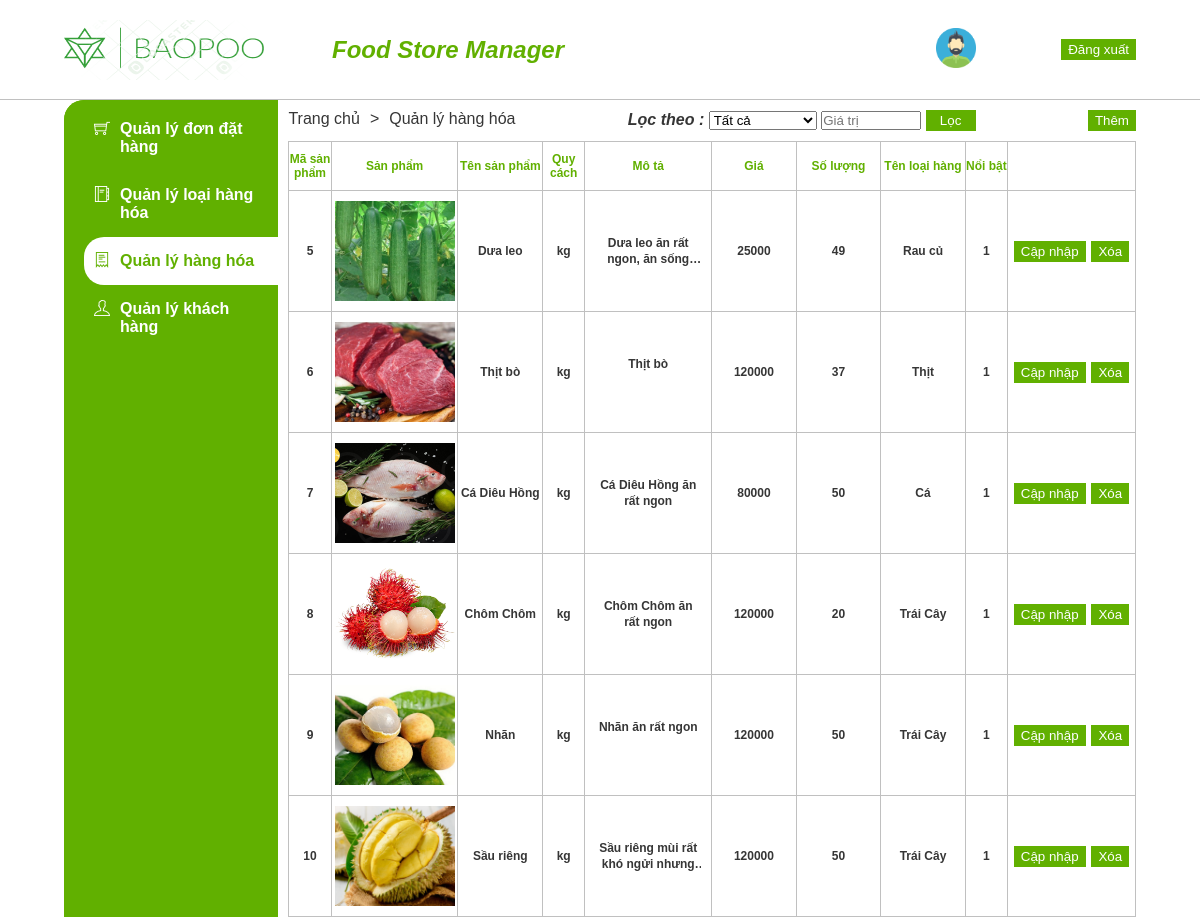
The page /admin/quanlyhanghoa.php (signed in) on the database its author committed.
### tables this page shows
CREATE TABLE `hanghoa` (
  `mshh` int(11) NOT NULL,
  `tenhh` varchar(100) NOT NULL,
  `quycach` varchar(10) NOT NULL,
  `mota` varchar(5000) NOT NULL,
  `gia` int(11) NOT NULL,
  `soluonghang` int(11) NOT NULL,
  `maloaihang` int(11) NOT NULL,
  `hot` bit(1) NOT NULL
);

CREATE TABLE `hinhhanghoa` (
  `mahinh` int(11) NOT NULL,
  `tenhinh` varchar(500) NOT NULL,
  `mshh` int(11) NOT NULL
);

CREATE TABLE `loaihanghoa` (
  `maloaihang` int(11) NOT NULL,
  `tenloaihang` varchar(30) NOT NULL
);

### admin/api/dataprocessing.php (called while the page is built, shortened)
<?php
function executeResult($sql) {
    $conn = mysqli_connect(HOST, USERNAME, PASSWORD, DATABASE);
    $result = mysqli_query($conn, $sql);
    $data = [];
    if($result != null){
        while($row = mysqli_fetch_array($result, 1)) {
            $data[] = $row;
        }
    }
    return $data;
}
function executeSingleResult($sql) {
	$con = mysqli_connect(HOST, USERNAME, PASSWORD, DATABASE);
	$result = mysqli_query($con, $sql);
    if($result != null){
	$row    = mysqli_fetch_array($result, 1);
	return $row;
    }
}

### admin/quanlyhanghoa.php (the view, shortened to what this page needs)
<?php
    require_once('api/dataprocessing.php');
?>
<!DOCTYPE html>
<html lang="en">
<head>
    <link rel="stylesheet" href="./admin.css">
    <link rel="stylesheet" href="./fonts/themify-icons-font/themify-icons/themify-icons.css">
    <link rel="stylesheet" href="https://maxst.icons8.com/vue-static/landings/line-awesome/line-awesome/1.3.0/css/line-awesome.min.css">
    <link rel="stylesheet" href="https://cdnjs.cloudflare.com/ajax/libs/font-awesome/5.15.1/css/all.min.css" />
</head>
<body>
    <div class="main">
        <?php include('nav.php'); ?>
        <div class="container">
            <div class="container-menu">
                <ul class="catalogy">
                    <li>
                        <a href="index.php" class="active" >
                            <i class="ti-shopping-cart"></i>
                            <p>Quản lý đơn đặt hàng</p>
                        </a>
                    </li>
                    <li>
                        <a href="quanlylhh.php" class="active" >
                            <i class="ti-agenda"></i>
                            <p>Quản lý loại hàng hóa</p>
                        </a>
                    </li>
                    <li>
                        <a href="quanlyhanghoa.php" class="active" style="color: var(--main-color); background-color:#fff;">
                            <i class="ti-receipt"></i>
                            <p>Quản lý hàng hóa</p>
                        </a>
                    </li>
                    <li>
                        <a href="quanlykhachhang.php" class="active">
                            <i class="ti-user"></i>
                            <p>Quản lý khách hàng</p>
                        </a>
                    </li>
                </ul>
            </div>
            <div class="container-main">
                <div class="container-operation">
                    <div class="container-link">
                        <a href="">Trang chủ</a>
                        <i>></i>
                        <p>Quản lý hàng hóa</p>
                    </div>
                    <div class="container-loc">
                        <form action="" method="post" autocomplete="off">
                            <i>Lọc theo : </i>
                            <select id="label" placeholder="Tất cả" name="mucluc">
                                    <option value="Tất cả">Tất cả</option>
                            </select>
                            <input type="input" list="giatri" placeholder="Giá trị" name="giatri">
                            <input type="submit" placeholder="Tất cả" class="inputsubmit"name="loc" value="Lọc">
                        </form>
                    </div>
                    <div class="container-addnew">
                        <a href="themhanghoa.php"><input type="submit" value="Thêm" class="inputsubmit"></a>
                    </div>
                </div>
                <div class="container-product">
                    <div class="container-order-title">
                        <div class="container-product-code">
                            Mã sản phẩm
                        </div>
                        <div class="container-product-imgs">
                            Sản phẩm
                        </div>
                        <div class="container-product-name">
                            Tên sản phẩm
                        </div>
                        <div class="container-product-quycach">
                            Quy cách
                        </div>
                        <div class="container-product-mota">
                            Mô tả
                        </div>
                        <div class="container-product-price">
                            Giá
                        </div>
                        <div class="container-product-soluong">
                            Số lượng
                        </div>
                        <div class="container-product-tenloai">
                            Tên loại hàng
                        </div>
                        <div class="container-product-hot">
                            Nổi bật
                        </div>
                        <div class="container-product-button">
                        </div>
                    </div>
                <?php
                        if(isset($_POST['loc']) && ($_POST['loc'])){
                            $mucluc = $_POST['mucluc'];
                            $giatri = $_POST['giatri'];
                            if($mucluc == 'Tất cả' || $mucluc == ''){
                                $sql = 'select * from hanghoa order by mshh ';
                            }
                            else if($mucluc == 'hot'){
                                $sql = 'select * from hanghoa where '.$mucluc.' = '.$giatri.' order by mshh ';
                            }
                            else if($mucluc == 'tenloaihang'){
                                $sql = 'select * from hanghoa h join loaihanghoa lh on h.maloaihang = lh.maloaihang where '.$mucluc.' like  \'%'.$giatri.'%\' order by mshh ';
                            }
                            else{
                                $sql = 'select * from hanghoa where '.$mucluc.' like  \'%'.$giatri.'%\' order by mshh ';
                            }
                        }
                        else {
                            $sql = 'select * from hanghoa order by mshh ';
                        }
                        $result = executeResult($sql);
                        foreach ($result as $row){
                            $kq = executeSingleResult('select * from hanghoa h join loaihanghoa lh on h.maloaihang=lh.maloaihang join hinhhanghoa hh on hh.mshh = h.mshh where h.mshh = '.$row['mshh'].' limit 1');
                            echo '
                            <div class="container-product-items">
                                <div class="container-product-code">
                                    '.$row['mshh'].'
                                </div>
                                <div class="container-product-imgs">
                                    <div class="container-product-imgs-item" style="background-image: url(../anhsanpham/'.$kq['tenhinh'].');"></div>
                                </div>
                                <div class="container-product-name">
                                '.$kq['tenhh'].'
                                </div>
                                <div class="container-product-quycach">
                                '.$kq['quycach'].'
                                </div>
                                <div class="container-product-mota">
                                    <div class="product-desr">
                                        <p>'.$kq['mota'].'</p>
                                    </div>
                                </div>
                                <div class="container-product-price">
                                '.$kq['gia'].'
                                </div>
                                <div class="container-product-soluong">
                                '.$kq['soluonghang'].'
                                </div>
                                <div class="container-product-tenloai">
                                '.$kq['tenloaihang'].'
                                </div>
                                <div class="container-product-hot">
                                '.$kq['hot'].'
                                </div>
                                <div class="container-product-button">
                                    <a href="capnhathanghoa.php?mshh='.$row['mshh'].'"><input type="submit" name="capnhatdh" class="inputsubmit" value="Cập nhập"></a>
                                    <a href="quanlyhanghoa.php?xoamshh='.$row['mshh'].'"><input type="submit" name="capnhatdh" class="inputsubmit" value="Xóa"></a>
                                </div>
                            </div>
                            ';
                        }
                ?>
                </div>
            </div>
        </div>
    </div>
</body>
</html>

### admin/admin.css (style rules this page uses)
* { padding: 0; margin: 0; box-sizing: border-box; list-style: none; }
body { background-color: #fff; }
body a { text-decoration: none; color: #363636; }
html { font-size: 16px; font-family: Arial, Helvetica, sans-serif; color: #363636; font-weight: 600; }
:root { --main-color: #61B000; --phu-color: #fe9705; }
.container { display: flex; margin: 0 64px; height: 100%; }
.container-menu { width:20%; min-height: 84vh; border-radius: 20px 0 0 0; background-color:var(--main-color); }
.catalogy { padding: 5px 0; border-radius: 20px 0 0 0; background-color:var(--main-color); }
.container-main { width:calc(80% - 10px); margin-left: 10px; }
.active { display: flex; color: #fff; padding: 15px 20px 15px 10px; margin-left: 20px; border-radius: 20px 0 0 20px; }
.active i { margin-right: 10px; }
.container-link { display: flex; padding: 10px 0px 10px 0px; font-weight: 500; }
.container-link i { margin: 0 10px; }
.container-order-title { display: flex; color: var(--main-color); width: 100%; text-align: center; border-bottom: 1px solid silver; }
.inputsubmit { padding: 3px 7px; background-color:var(--main-color); color: #fff; outline:none; border: none; }
.container-operation { display: flex; justify-content: space-between; }
.container-addnew { padding: 10px 0px 10px 0px; }
.container-loc { padding: 10px 0 0 0; }
.container-loc input { width:100px; }
.container-loc input[type="submit"] { width: 50px; }
.container-product { border: 1px solid silver; font-size:12px; border-bottom: none; }
.container-product-code { width: 5%; border-right: 1px solid silver; padding: 10px 0; display: flex; justify-content: center; align-items: center; }
.container-product-imgs { width: 15%; border-right: 1px solid silver; padding: 10px 0; display: flex; justify-content: center; align-items: center; }
.container-product-imgs-item { width: 120px; height: 100px; background-repeat: no-repeat; background-size: cover; background-position: center; }
.container-product-name { width: 10%; border-right: 1px solid silver; padding: 10px 0; display: flex; justify-content: center; align-items: center; overflow: hidden; }
.container-product-quycach { width: 5%; border-right: 1px solid silver; padding: 10px 0; display: flex; justify-content: center; align-items: center; }
.container-product-mota { width: 15%; border-right: 1px solid silver; padding: 10px 10px; display: flex; justify-content: center; align-items: center; }
.product-desr { overflow: hidden; text-overflow: ellipsis; line-height: 16px; -webkit-line-clamp: 2; height: 32px; display: -webkit-box; -webkit-box-orient: vertical;; }
.container-product-price { width: 10%; border-right: 1px solid silver; padding: 10px 0; display: flex; justify-content: center; align-items: center; }
.container-product-soluong { width: 10%; border-right: 1px solid silver; padding: 10px 0; display: flex; justify-content: center; align-items: center; }
.container-product-tenloai { width: 10%; border-right: 1px solid silver; padding: 10px 0; display: flex; justify-content: center; align-items: center; overflow: hidden; }
.container-product-hot { width: 5%; border-right: 1px solid silver; padding: 10px 0; display: flex; justify-content: center; align-items: center; }
.container-product-button { width: 15%; padding: 10px 0; display: flex; justify-content: space-evenly; align-items: center; }
.container-product-items { border-bottom: 1px solid silver; display: flex; text-align: center; }

### rows shown on the page
hanghoa: mshh "5", hinhhanghoa.tenhinh (picture), tenhh "Dưa leo", quycach "kg", mota "Dưa leo ăn rất ngon, ăn…", gia "25000", soluonghang "49", maloaihang.tenloaihang "Rau củ", hot "1"
hanghoa: mshh "6", hinhhanghoa.tenhinh (picture), tenhh "Thịt bò", quycach "kg", mota "Thịt bò", gia "120000", soluonghang "37", maloaihang.tenloaihang "Thịt", hot "1"
hanghoa: mshh "7", hinhhanghoa.tenhinh (picture), tenhh "Cá Diêu Hồng", quycach "kg", mota "Cá Diêu Hồng ăn rất ngon", gia "80000", soluonghang "50", maloaihang.tenloaihang "Cá", hot "1"
hanghoa: mshh "8", hinhhanghoa.tenhinh (picture), tenhh "Chôm Chôm", quycach "kg", mota "Chôm Chôm ăn rất ngon", gia "120000", soluonghang "20", maloaihang.tenloaihang "Trái Cây", hot "1"
hanghoa: mshh "9", hinhhanghoa.tenhinh (picture), tenhh "Nhãn", quycach "kg", mota "Nhãn ăn rất ngon", gia "120000", soluonghang "50", maloaihang.tenloaihang "Trái Cây", hot "1"
hanghoa: mshh "10", hinhhanghoa.tenhinh (picture), tenhh "Sầu riêng", quycach "kg", mota "Sầu riêng mùi rất khó ngửi…", gia "120000", soluonghang "50", maloaihang.tenloaihang "Trái Cây", hot "1"
